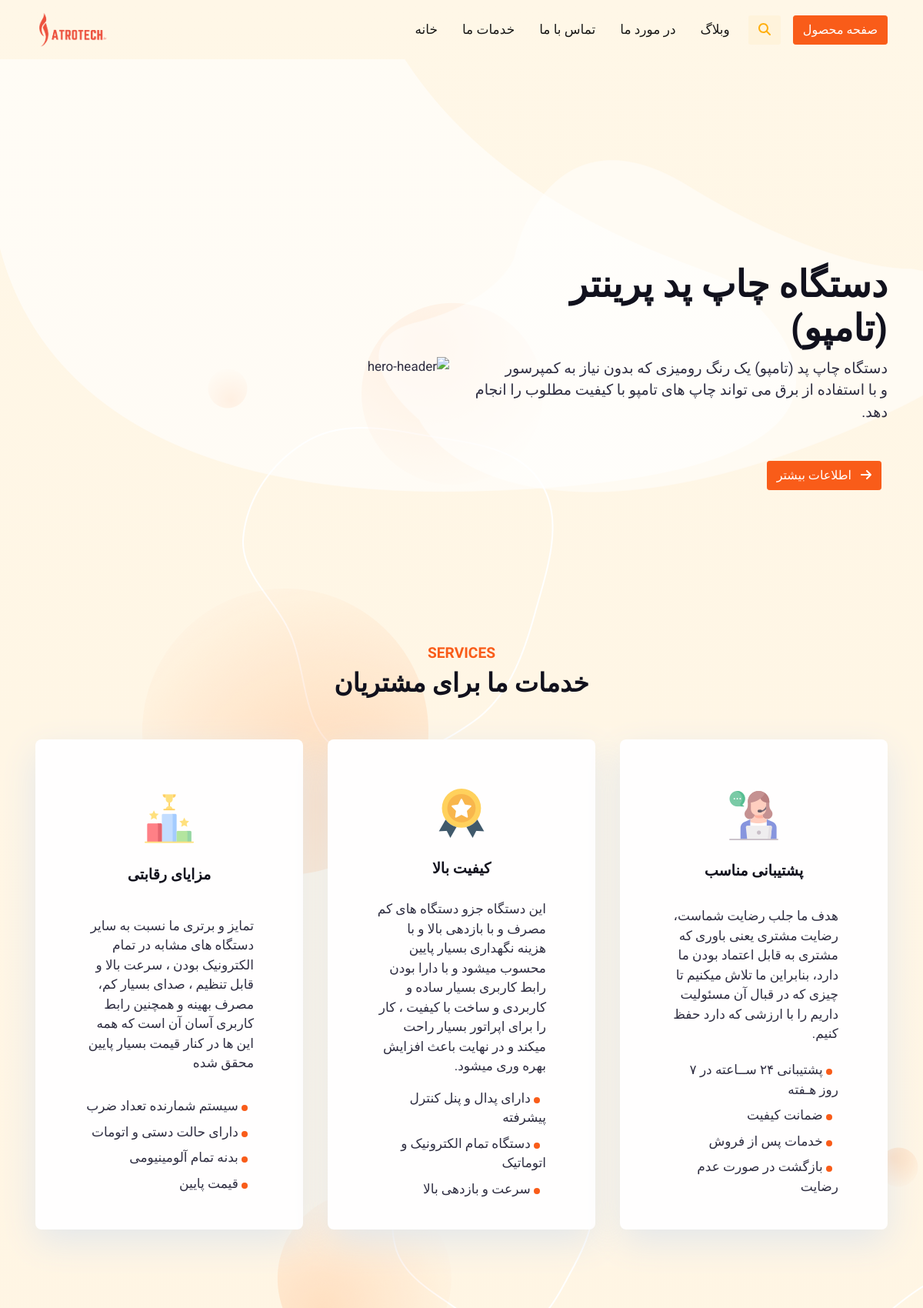
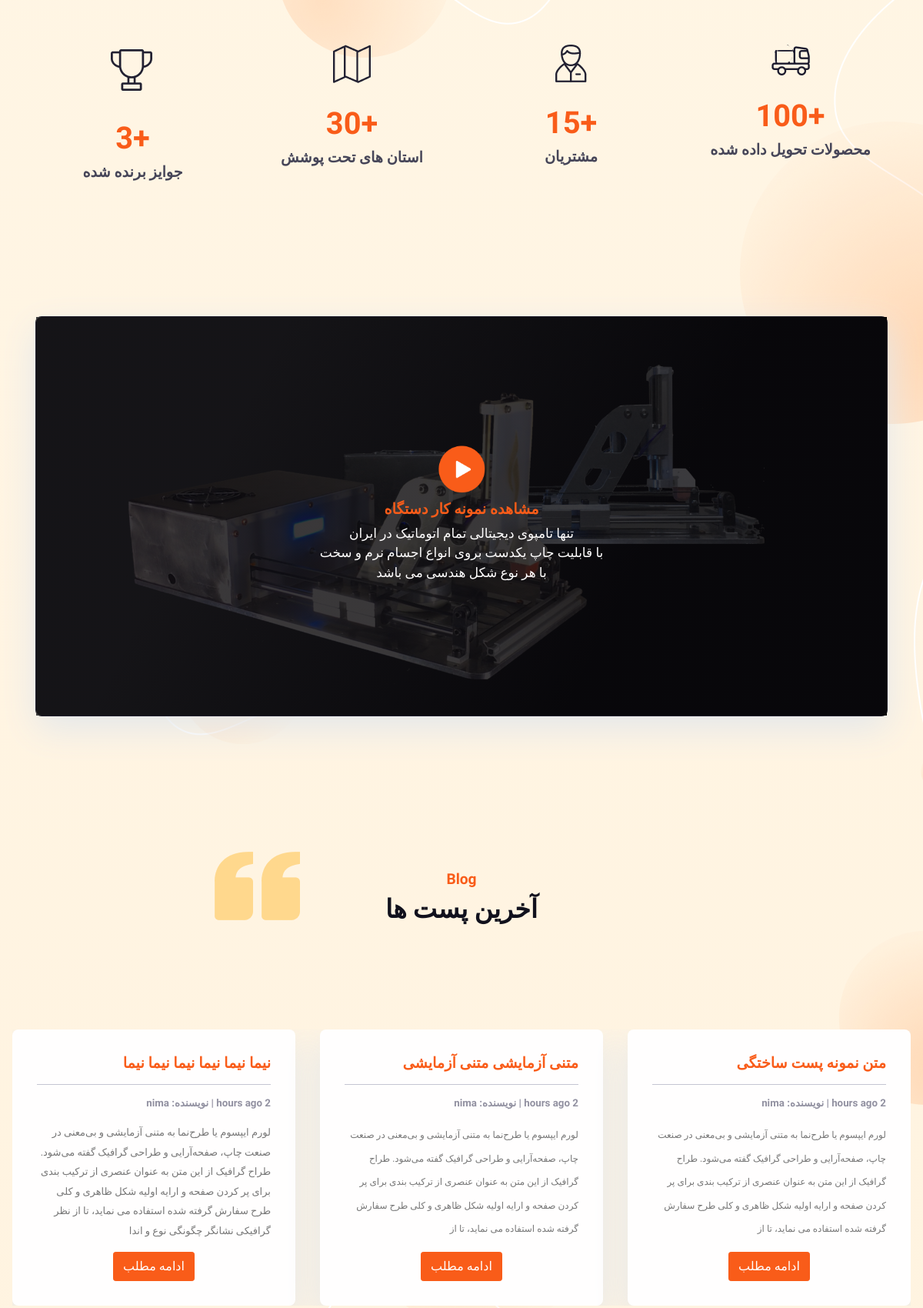
The page / (upper part) on the database its author committed (2 pictures, top to bottom).
### blog/models.py (models this page shows, shortened)
class Post(models.Model):
    title = models.CharField(max_length=200, unique=True)
    slug = models.SlugField(max_length=200, unique=True)
    author = models.ForeignKey(
        User, on_delete=models.CASCADE, related_name="blog_posts"
    )
    updated_on = models.DateTimeField(auto_now=True)
    content = models.TextField()
    created_on = models.DateTimeField(auto_now_add=True)
    status = models.IntegerField(choices=STATUS, default=0)
    class Meta:
        ordering = ["-created_on"]
    class Meta:
      verbose_name = "پست"
      verbose_name_plural = "پست ها"

### blog/views.py (the view)
# urls.py: path("", views.tampo, name="tampo"),
def tampo(request):
    posts = models.Post.objects.filter(status=True).order_by("-created_on")[:3]
    if request.method == "POST":
        newsletter_form = NewsletterForm(data=request.POST)
        contact_form = ContactForm(data=request.POST)
        if newsletter_form.is_valid():
            obj = newsletter_form.save(commit=False)
            obj.save()
        if contact_form.is_valid():
            obj = Contact()
            obj.name = contact_form.cleaned_data['name']
            obj.email = contact_form.cleaned_data['email']
            obj.body = contact_form.cleaned_data['body']
            obj.save()
    else:
        newsletter_form = NewsletterForm()
        contact_form = ContactForm(data=request.POST)
    return render(request, 'tampo.html', {'posts': posts, 'newsletter_form':newsletter_form, 'contact_form':contact_form})

### templates/tampo.html (shortened to what this page needs)
{% extends "base.html" %}
{% load static %}
{% load crispy_forms_tags %}
{% block content %}
{% load humanize %}
  <section class="py-xxl-10 pb-0" id="home">
    <div class="bg-holder bg-size" style="background-image:url({% static 'tampo/assets/img/gallery/hero-header-bg.png' %});background-position:top center;background-size:cover;">
    </div>
    <div class="container" dir="rtl">
      <div class="row align-items-center">
        <div class="col-md-5 col-xl-6 col-xxl-7 order-0 order-md-1 text-end"><img class="pt-7 pt-md-0 w-100" src="{% static 'tampo/assets/img/illustrations/hero.png' %}" alt="hero-header" /></div>
        <div class="col-md-75 col-xl-6 col-xxl-5 py-8">
          <br>
          <h1 class="fw-bolder fs-6 fs-xxl-7 mb-2"> دستگاه چاپ پد پرینتر (تامپو) </h1>
          <p class="fs-1 mb-5"> دستگاه چاپ پد (تامپو) یک رنگ رومیزی که بدون نیاز به کمپرسور  <br> و با استفاده از برق می تواند چاپ های تامپو با کیفیت مطلوب را انجام دهد. </p>
          <a class="btn btn-primary me-2" href="#!" role="button" dir="ltr"> اطلاعات بیشتر <i class="fas fa-arrow-right ms-2"></i></a>
        </div>
      </div>
    </div>
  </section>
<section class="py-7" id="services" container-xl="container-xl">
  <div class="container">
    <div class="row justify-content-center">
      <div class="col-md-8 col-lg-5 text-center mb-3">
        <h5 class="text-danger">SERVICES</h5>
        <h2> خدمات ما برای مشتریان </h2>
      </div>
    </div>
    <div class="row h-100 justify-content-center">
      <div class="col-md-4 pt-4 px-md-2 px-lg-3">
        <div class="card h-100 px-lg-5 card-span">
          <div class="card-body d-flex flex-column justify-content-around" dir="rtl">
            <div class="text-center pt-5"><img class="img-fluid" src="{% static 'tampo/assets/img/icons/competition.png' %}" alt="..." />
              <h5 class="my-4"> مزایای رقابتی </h5>
            </div>
            <p> تمایز و برتری ما نسبت به سایر دستگاه های مشابه در تمام الکترونیک بودن ، سرعت بالا و قابل تنظیم ، صدای بسیار کم، مصرف بهینه و همچنین رابط کاربری آسان آن است که همه این ها در کنار قیمت بسیار پایین محقق شده  </p>
            <ul class="list-unstyled">
              <li class="mb-2"><span class="me-2"><i class="fas fa-circle text-primary" style="font-size:.5rem"></i></span> سیستم شمارنده تعداد ضرب </li>
              <li class="mb-2"><span class="me-2"><i class="fas fa-circle text-primary" style="font-size:.5rem"></i></span> دارای حالت دستی و اتومات </li>
              <li class="mb-2"><span class="me-2"><i class="fas fa-circle text-primary" style="font-size:.5rem"></i></span> بدنه تمام آلومینیومی </li>
              <li class="mb-2"><span class="me-2"><i class="fas fa-circle text-primary" style="font-size:.5rem"></i></span> قیمت پایین </li>
            </ul>
          </div>
        </div>
      </div>
      <div class="col-md-4 pt-4 px-md-2 px-lg-3">
        <div class="card h-100 px-lg-5 card-span">
          <div class="card-body d-flex flex-column justify-content-around" dir="rtl">
            <div class="text-center pt-5"><img class="img-fluid" src="{% static 'tampo/assets/img/icons/medal.png' %}" alt="..." />
              <h5 class="my-4"> کیفیت بالا </h5>
            </div>
            <p> این دستگاه جزو دستگاه های کم مصرف و با بازدهی بالا و با هزینه نگهداری بسیار پایین محسوب میشود و با دارا بودن رابط کاربری بسیار ساده و کاربردی و ساخت با کیفیت ، کار را برای اپراتور بسیار راحت میکند و در نهايت باعث افزایش بهره وری میشود. </p>
            <ul class="list-unstyled">
              <li class="mb-2"><span class="me-2"><i class="fas fa-circle text-primary" style="font-size:.5rem"></i></span> دارای پدال و پنل کنترل پیشرفته </li>
              <li class="mb-2"><span class="me-2"><i class="fas fa-circle text-primary" style="font-size:.5rem"></i></span> دستگاه تمام الکترونیک و اتوماتیک  </li>
              <li class="mb-2"><span class="me-2"><i class="fas fa-circle text-primary" style="font-size:.5rem"></i></span> سرعت و بازدهی بالا </li>
            </ul>
          </div>
        </div>
      </div>
      <div class="col-md-4 pt-4 px-md-2 px-lg-3">
        <div class="card h-100 px-lg-5 card-span">
          <div class="card-body d-flex flex-column justify-content-around" dir="rtl">
            <div class="text-center pt-5"><img class="img-fluid" src="{% static 'tampo/assets/img/icons/service.png' %}" alt="..." />
              <h5 class="my-4"> پشتیبانی مناسب </h5>
            </div>
            <p>  هدف ما جلب رضایت شماست، رضایت مشتری یعنی باوری که مشتری به قابل اعتماد بودن ما دارد، بنابراین ما تلاش میکنیم تا چیزی که در قبال آن مسئولیت داریم را با ارزشی که دارد حفظ کنیم. </p>
            <ul class="list-unstyled">
              <li class="mb-2"><span class="me-2"><i class="fas fa-circle text-primary" style="font-size:.5rem"></i></span> پشتیبانی ۲۴ ســاعته در ۷ روز هـفته </li>
              <li class="mb-2"><span class="me-2"><i class="fas fa-circle text-primary" style="font-size:.5rem"></i></span>	ضمانت کیفیت </li>
              <li class="mb-2"><span class="me-2"><i class="fas fa-circle text-primary" style="font-size:.5rem"></i></span>	خدمات پس از فروش </li>
              <li class="mb-2"><span class="me-2"><i class="fas fa-circle text-primary" style="font-size:.5rem"></i></span> بازگشت در صورت عدم رضایت </li>
            </ul>
          </div>
        </div>
      </div>
    </div>
  </div>
</section>
<section class="pt-7 pb-0">
  <div class="container">
    <div class="row">
      <div class="col-6 col-lg mb-5">
        <div class="text-center"><img src="{% static 'tampo/assets/img/icons/awards.png' %}" alt="..." />
          <h1 class="text-primary mt-4">3+</h1>
          <h5 class="text-800"> جوایز برنده شده </h5>
        </div>
      </div>
      <div class="col-6 col-lg mb-5">
        <div class="text-center"><img src="{% static 'tampo/assets/img/icons/states.png' %}" alt="..." />
          <h1 class="text-primary mt-4">30+</h1>
          <h5 class="text-800"> استان های تحت پوشش </h5>
        </div>
      </div>
      <div class="col-6 col-lg mb-5">
        <div class="text-center"><img src="{% static 'tampo/assets/img/icons/clients.png' %}" alt="..." />
          <h1 class="text-primary mt-4">15+</h1>
          <h5 class="text-800"> مشتریان </h5>
        </div>
      </div>
      <div class="col-6 col-lg mb-5">
        <div class="text-center"><img src="{% static 'tampo/assets/img/icons/goods.png' %}" alt="..." />
          <h1 class="text-primary mt-4">100+</h1>
          <h5 class="text-800"> محصولات تحویل داده شده </h5>
        </div>
      </div>
    </div>
  </div>
</section>
<section>
  <div class="container">
    <div class="row">
      <div class="col-12">
        <div class="card bg-dark text-white py-4 py-sm-0"><img class="w-100" src="{% static 'tampo/assets/img/gallery/video.png' %}" alt="video" />
          <div class="card-img-overlay bg-dark-gradient d-flex flex-column flex-center"><img src="{% static 'tampo/assets/img/icons/play.png' %}" width="80" alt="play" />
            <h5 class="text-primary"> مشاهده نمونه کار دستگاه </h5>
            <p class="text-center"> تنها تامپوی دیجیتالی تمام اتوماتیک در ایران <br> با قابلیت چاپ یکدست بروی انواع اجسام نرم و سخت <br> با هر نوع شکل هندسی می باشد </p>
          </div>
        </div>
      </div>
    </div>
  </div>
</section>
<section class="py-7">
  <div class="container-fluid">
    <div class="row flex-center">
      <div class="col-md-8 col-lg-5 text-center">
        <h5 class="text-danger"> Blog </h5>
        <h2> آخرین پست ها </h2>
      </div>
      <div class="carousel slide pt-6" id="carouselExampleDark" data-bs-ride="carousel">
        <div class="carousel slide pt-6" id="carouselExampleDark" data-bs-ride="carousel">
          <div class="carousel-inner">
            <div class="carousel-item active" data-bs-interval="10000">
              <div class="row h-100">
       {% for Post in posts %}
          <div class="col-md-4 mb-3 mb-md-0" dir="rtl">
            <div class="card h-100 card-span p-3">
              <div class="card-body">
                <h5 class="mb-0 text-primary"> {{ Post.title }} </h5> <hr>
                <p class="card-text text-muted h6"> {{ Post.created_on|naturaltime }} | نویسنده: {{ Post.author }}  </p>
                <p class="card-text "> {{ Post.content|safe|slice:":400" }}  </p>
                <div align="center">
                  <a href="{% url 'post_detail' Post.slug  %}" class="btn btn-primary"> ادامه مطلب </a>
                </div>
              </div>
            </div>
          </div>
       {% endfor %}
       </div></div></div></div>
      </div>
    </div>
  </div>
</section>
{%endblock%}

### static/css/base.css (style rules this page uses)
body { font-family: "Roboto", sans-serif; font-size: 17px; background-color: #fdfdfd; }
.card { box-shadow: 0 16px 48px #E3E7EB; }

### rows shown on the page
Post: title "نیما نیما نیما نیما نیما نیما", author "nima", content "لورم ایپسوم یا طرح‌نما به متنی آزمایشی و بی‌معنی در صنعت چاپ، صفحه‌آرایی و طراحی گرافیک گفته می‌شود. طراح گرافیک از این متن به عنوان عنصری از ترکیب بندی برای پر کردن صفحه و ارایه اولیه شکل ظاهری و کلی طرح سفارش گرفته شده استفاده می نماید، تا از نظر گرافیکی نشانگر چگونگی نوع و اندا"
Post: title "متنی آزمایشی متنی آزمایشی", author "nima", content "لورم ایپسوم یا طرح‌نما به متنی آزمایشی و بی‌معنی در صنعت چاپ، صفحه‌آرایی و طراحی گرافیک گفته می‌شود. طراح گرافیک از این متن به عنوان عنصری از ترکیب بندی برای پر کردن صفحه و ارایه اولیه شکل ظاهری و کلی طرح سفارش گرفته شده استفاده می نماید، تا از"
Post: title "متن نمونه پست ساختگی", author "nima", content "لورم ایپسوم یا طرح‌نما به متنی آزمایشی و بی‌معنی در صنعت چاپ، صفحه‌آرایی و طراحی گرافیک گفته می‌شود. طراح گرافیک از این متن به عنوان عنصری از ترکیب بندی برای پر کردن صفحه و ارایه اولیه شکل ظاهری و کلی طرح سفارش گرفته شده استفاده می نماید، تا از"
